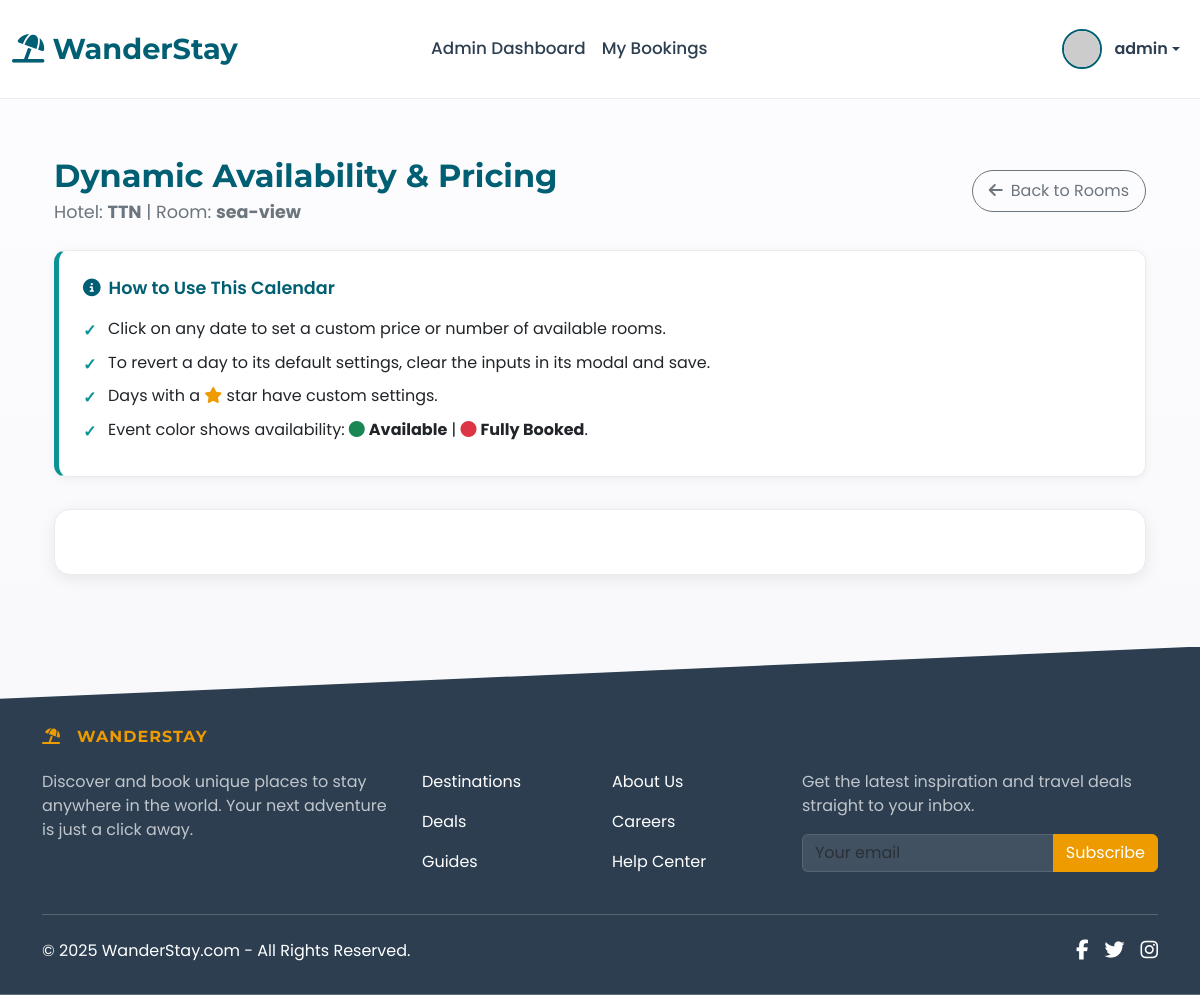
Screenshot of /hotel/2/room/2/availability (signed in) with the database file from the repository.
### app.py (models this page shows, shortened)
class User(UserMixin, db.Model):
    id = db.Column(db.Integer, primary_key=True)
    username = db.Column(db.String(80), unique=True, nullable=False)
    email = db.Column(db.String(120), unique=True, nullable=False)
    password_hash = db.Column(db.String(200), nullable=False)
    role = db.Column(db.String(20), nullable=False, default='user')
    is_active = db.Column(db.Boolean, default=True, nullable=False)
    created_at = db.Column(db.DateTime, default=datetime.utcnow)
    hotels_owned = db.relationship('Hotel', backref='owner_user', lazy=True, foreign_keys='Hotel.owner_id', cascade="all, delete-orphan")
    bookings = db.relationship('Booking', backref='booker', lazy=True, foreign_keys='Booking.user_id', cascade="all, delete-orphan")
    wishlist_items = db.relationship('Wishlist', backref='user', lazy='dynamic', cascade='all, delete-orphan')
    audit_logs = db.relationship('AuditLog', backref='actor', lazy=True, foreign_keys='AuditLog.user_id')
    hotels = db.relationship('Hotel', back_populates='owner', lazy=True, cascade="all, delete-orphan")

class Hotel(db.Model):
    id = db.Column(db.Integer, primary_key=True)
    name = db.Column(db.String(100), nullable=False)
    location = db.Column(db.String(200), nullable=False)
    description = db.Column(db.Text, nullable=True)
    price_per_night = db.Column(db.Float, nullable=True)
    image_url = db.Column(db.String(255), nullable=True, default='https://via.placeholder.com/800x500.png?text=Main+Hotel+Image')
    owner_id = db.Column(db.Integer, db.ForeignKey('user.id', ondelete='CASCADE'), nullable=False)
    owner = db.relationship('User', back_populates='hotels')
    is_approved = db.Column(db.Boolean, default=False, nullable=False)
    star_rating = db.Column(db.Integer, nullable=True)
    amenities = db.relationship('Amenity', secondary=hotel_amenities, lazy='subquery', backref=db.backref('hotels', lazy=True))
    latitude = db.Column(db.Float, nullable=True)
    longitude = db.Column(db.Float, nullable=True)
    gallery_images = db.relationship('HotelImage', backref='hotel_ref', lazy='dynamic', cascade="all, delete-orphan")
    bookings = db.relationship('Booking', backref='hotel', lazy=True, foreign_keys='Booking.hotel_id', cascade="all, delete-orphan")
    wishlisted_by_users = db.relationship('Wishlist', backref='hotel', lazy='dynamic', cascade='all, delete-orphan')
    room_types = db.relationship('RoomType', backref='hotel', lazy='dynamic', cascade="all, delete-orphan")
    bookings = db.relationship('Booking', backref='hotel', lazy=True)

class RoomType(db.Model):
    id = db.Column(db.Integer, primary_key=True)
    hotel_id = db.Column(db.Integer, db.ForeignKey('hotel.id', ondelete='CASCADE'), nullable=False)
    name = db.Column(db.String(100), nullable=False)
    description = db.Column(db.Text, nullable=True)
    price_per_night = db.Column(db.Float, nullable=False)
    number_of_rooms = db.Column(db.Integer, nullable=False, default=1)
    amenities = db.Column(db.String(300), nullable=True)
    main_image_url = db.Column(db.String(255), nullable=True, default='https://via.placeholder.com/800x500.png?text=Room+Image')
    gallery_images = db.relationship('RoomImage', backref='room_type_ref', lazy='dynamic', cascade="all, delete-orphan")
    bookings = db.relationship('Booking', backref='room_type', lazy='dynamic', cascade="all, delete-orphan")
    availabilities = db.relationship('Availability', backref='room_type_ref', lazy='dynamic', cascade="all, delete-orphan")

### app.py (the view)
@app.route('/hotel/<int:hotel_id>/room/<int:room_type_id>/availability')
@role_required(['owner', 'admin'])
@verify_hotel_owner
def manage_availability(hotel, room_type_id):
    room = RoomType.query.filter_by(id=room_type_id, hotel_id=hotel.id).first_or_404()
    return render_template('manage_availability.html', hotel=hotel, room=room)

### app.py (called while the page is built)
@login_manager.user_loader
def load_user(user_id):
    user = User.query.get(int(user_id))
    if user and user.is_active:
        return user
    return None

def role_required(role_name):
    def decorator(f):
        @wraps(f)
        @login_required
        def decorated_function(*args, **kwargs):
            roles = role_name if isinstance(role_name, list) else [role_name]
            if current_user.role not in roles:
                flash(f"Access Denied: You need one of the following roles: {', '.join(roles)}.", "danger")
                return redirect(url_for('index'))
            return f(*args, **kwargs)
        return decorated_function
    return decorator

def verify_hotel_owner(f):
    @wraps(f)
    def decorated_function(hotel_id, *args, **kwargs):
        hotel = Hotel.query.get_or_404(hotel_id)
        if current_user.role == 'owner' and hotel.owner_id != current_user.id:
            flash("You are not authorized to manage this hotel.", "danger")
            return redirect(url_for('owner_dashboard'))
        return f(hotel, *args, **kwargs)
    return decorated_function

@app.context_processor
def utility_processor():
    def is_hotel_in_wishlist(hotel_id):
        if current_user.is_authenticated:
            return Wishlist.query.filter_by(user_id=current_user.id, hotel_id=hotel_id).first() is not None
        return False
    return dict(is_hotel_in_wishlist=is_hotel_in_wishlist)

### templates/manage_availability.html (shortened to what this page needs)
{% extends "base.html" %}
{% block content %}
<div class="container my-5">
    <div class="d-flex justify-content-between align-items-center mb-4 page-header">
        <div>
            <h2 class="mb-1">Dynamic Availability & Pricing</h2>
            <p class="mb-0">Hotel: <strong>{{ hotel.name }}</strong> | Room: <strong>{{ room.name }}</strong></p>
        </div>
        <a href="{{ url_for('manage_rooms', hotel_id=hotel.id) }}" class="btn btn-outline-secondary rounded-pill px-3 py-2">
            <i class="fas fa-arrow-left me-2"></i>Back to Rooms
        </a>
    </div>
    <div class="instructions-panel">
        <div class="panel-title"><i class="fas fa-info-circle me-2"></i>How to Use This Calendar</div>
        <ul>
            <li>Click on any date to set a custom price or number of available rooms.</li>
            <li>To revert a day to its default settings, clear the inputs in its modal and save.</li>
            <li>Days with a <i class="fas fa-star override-indicator-icon"></i> star have custom settings.</li>
            <li>Event color shows availability: <i class="fas fa-circle text-success me-1"></i><strong>Available</strong> | <i class="fas fa-circle text-danger me-1"></i><strong>Fully Booked</strong>.</li>
        </ul>
    </div>
    <div id="calendar-wrapper">
    </div>
</div>
{% endblock %}

### templates/base.html (shortened to what this page needs)
<!DOCTYPE html>
<html lang="en">
<head>
    <link href="https://cdn.jsdelivr.net/npm/bootstrap@5.3.2/dist/css/bootstrap.min.css" rel="stylesheet">
    <link rel="stylesheet" href="https://cdnjs.cloudflare.com/ajax/libs/font-awesome/6.4.2/css/all.min.css" />
    <link rel="stylesheet" href="https://unpkg.com/leaflet@1.9.4/dist/leaflet.css"/>
</head>
<body class="d-flex flex-column min-vh-100">
    <nav class="navbar navbar-expand-lg fixed-top py-3" style="background-color: rgba(255, 255, 255, 0.85); backdrop-filter: blur(12px); -webkit-backdrop-filter: blur(12px); border-bottom: 1px solid rgba(0, 0, 0, 0.07);">
        <div class="container-fluid">
            <a class="navbar-brand" href="{{ url_for('index') }}" style="font-weight: 700; color: var(--primary-color); font-size: 1.8rem; text-decoration: none;">
                <i class="fas fa-umbrella-beach"></i> WanderStay
            </a>
            <div class="collapse navbar-collapse" id="navbarNav">
                <ul class="navbar-nav mx-auto mb-2 mb-lg-0" style="font-size: 1.05rem;">
                    {% include 'partials/_nav_links.html' %}
                </ul>
                <ul class="navbar-nav ms-auto mb-2 mb-lg-0 align-items-center">
                    {% if current_user.is_authenticated %}
                        <li class="nav-item dropdown">
                            <a class="nav-link dropdown-toggle d-flex align-items-center" href="#" id="navbarUserDropdown" role="button" data-bs-toggle="dropdown" aria-expanded="false" style="color: var(--text-color-dark);">
                                <img src="https://i.pravatar.cc/40?u={{ current_user.id }}" alt="User" style="width: 40px; height: 40px; border-radius: 50%; margin-right: 12px; border: 2px solid var(--primary-color);">
                                <span style="font-weight: 600;">{{ current_user.username }}</span>
                            </a>
                        </li>
                    {% endif %}
                </ul>
            </div>
        </div>
    </nav>
    <main class="flex-grow-1">
        {% block content_container %}
        <div class="container py-4">
            {% block content %}{% endblock %}
        </div>
        {% endblock %}
    </main>
    <footer class="mt-auto text-white" style="background-color: var(--text-color-dark); padding: 5rem 0 2rem 0; clip-path: polygon(0 15%, 100% 0, 100% 100%, 0% 100%);">
        <div class="container text-center text-md-start">
            <div class="row gy-4">
                <div class="col-lg-4 col-md-6">
                    <h6 class="text-uppercase fw-bold mb-4" style="font-family: 'Montserrat', sans-serif; color: var(--accent-color); letter-spacing: 1px;">
                        <i class="fas fa-umbrella-beach me-3"></i>WanderStay
                    </h6>
                    <p style="color: rgba(255,255,255,0.7);">
                        Discover and book unique places to stay anywhere in the world. Your next adventure is just a click away.
                    </p>
                </div>
                <div class="col-lg-2 col-md-6">
                    <h6 class="text-uppercase fw-bold mb-4">Explore</h6>
                    <p><a href="#!" class="text-reset" style="text-decoration: none; transition: color 0.2s ease;">Destinations</a></p>
                    <p><a href="#!" class="text-reset" style="text-decoration: none; transition: color 0.2s ease;">Deals</a></p>
                    <p><a href="#!" class="text-reset" style="text-decoration: none; transition: color 0.2s ease;">Guides</a></p>
                </div>
                <div class="col-lg-2 col-md-6">
                    <h6 class="text-uppercase fw-bold mb-4">Company</h6>
                    <p><a href="#!" class="text-reset" style="text-decoration: none; transition: color 0.2s ease;">About Us</a></p>
                    <p><a href="#!" class="text-reset" style="text-decoration: none; transition: color 0.2s ease;">Careers</a></p>
                    <p><a href="#!" class="text-reset" style="text-decoration: none; transition: color 0.2s ease;">Help Center</a></p>
                </div>
                <div class="col-lg-4 col-md-6">
                    <h6 class="text-uppercase fw-bold mb-4">Join Our Newsletter</h6>
                    <p style="color: rgba(255,255,255,0.7);">Get the latest inspiration and travel deals straight to your inbox.</p>
                    <div class="input-group mb-3">
                        <input type="text" class="form-control" placeholder="Your email" style="background-color: rgba(255,255,255,0.1); border: 1px solid rgba(255,255,255,0.2); color: white;">
                        <button class="btn" type="button" style="background-color: var(--accent-color); color: white; border-color: var(--accent-color);">Subscribe</button>
                    </div>
                </div>
            </div>
            <div class="d-flex justify-content-between align-items-center pt-4 mt-4" style="border-top: 1px solid rgba(255,255,255,0.2);">
                <p class="mb-0">© <span id="currentYear"></span> WanderStay.com - All Rights Reserved.</p>
                <div class="d-flex">
                    <a href="" class="me-3 text-reset"><i class="fab fa-facebook-f fa-lg"></i></a>
                    <a href="" class="me-3 text-reset"><i class="fab fa-twitter fa-lg"></i></a>
                    <a href="" class="text-reset"><i class="fab fa-instagram fa-lg"></i></a>
                </div>
            </div>
        </div>
    </footer>
</body>
</html>

### templates/base.html (style rules this page uses)
:root { --primary-color: #00796B; --accent-color: #FF7043; --text-color-dark: #2c3e50; --text-color-light: #555; --background-light: #fdfdff; --background-soft: #f8f9fa; }
body { padding-top: 85px; font-family: 'Open Sans', sans-serif; background: linear-gradient(180deg, var(--background-light) 0%, #f7f7f9 100%); color: var(--text-color-light); }
h1, h2, h3, h4, h5, h6, .navbar-brand { font-family: 'Montserrat', sans-serif; color: var(--text-color-dark); }
.navbar .nav-link { font-weight: 500; color: var(--text-color-dark); transition: color 0.3s ease; position: relative; padding: 0.8rem 1rem; }

### templates/manage_availability.html (style rules this page uses)
:root { --primary-color: #005f73; --secondary-color: #0a9396; --accent-color: #ee9b00; --success-color: #2a9d8f; --danger-color: #e76f51; --bg-body: #f4f7f9; --bg-card: #ffffff; --text-dark: #212529; --text-light: #6c757d; --border-color: #e9ecef; --shadow-sm: 0 2px 8px rgba(0,0,0,0.06); --shadow-md: 0 4px 16px rgba(0,0,0,0.08); }
body { background-color: var(--bg-body); font-family: 'Poppins', sans-serif; color: var(--text-dark); }
.page-header h2 { color: var(--primary-color); font-weight: 700; }
.page-header p { color: var(--text-light); font-size: 1.1rem; }
.instructions-panel { background-color: var(--bg-card); border: 1px solid var(--border-color); border-left: 5px solid var(--secondary-color); border-radius: 12px; padding: 1.5rem; margin-bottom: 2rem; box-shadow: var(--shadow-sm); }
.instructions-panel .panel-title { color: var(--primary-color); font-weight: 600; font-size: 1.1rem; }
.instructions-panel ul { list-style-type: none; padding-left: 0; margin: 1rem 0 0 0; }
.instructions-panel li { margin-bottom: 0.6rem; color: var(--text-dark); position: relative; padding-left: 25px; }
.instructions-panel li::before { content: '✓'; position: absolute; left: 0; top: 2px; color: var(--secondary-color); font-weight: 600; }
.override-indicator-icon { color: var(--accent-color); }
#calendar-wrapper { background-color: var(--bg-card); border-radius: 16px; box-shadow: var(--shadow-md); padding: 2rem; border: 1px solid var(--border-color); }

### rows the page displays
User: username "admin"
Hotel: name "TTN"
RoomType: name "sea-view"
